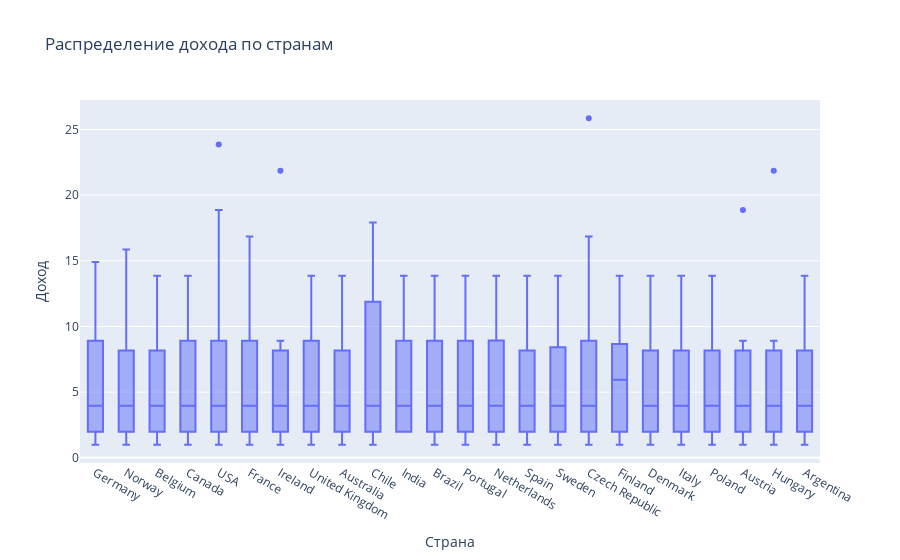

Notebook cell for this chart:
### Markdown cell above
**Задача 3**
На основе данных из таблицы invoice создайте коробчатую диаграмму, показывающую распределение дохода (поле total) в разбивке по странам.

### Code cell
query = """
    select billing_country, total
    from invoice
"""

with set_connection() as conn:
    invoice_df = pd.read_sql(query, conn)

fig = px.box(invoice_df, 
             x='billing_country', 
             y='total', 
             title="Распределение дохода по странам",
             labels={'billing_country': 'Страна', 'total': 'Доход'})

fig.show()

### Figure 1 — Plotly figure (JSON) as saved in the notebook; plotly's stock layout.template omitted (floating-point values rounded to 4 significant figures; data arrays with more than 128 entries replaced by an {"elided": "..."} marker saying what was removed)
{"data": [{"alignmentgroup": "True", "hovertemplate": "Страна=%{x}<br>Доход=%{y}<extra></extra>", "legendgroup": "", "marker": {"color": "#636efa"}, "name": "", "notched": false, "offsetgroup": "", "orientation": "v", "showlegend": false, "type": "box", "x": {"elided": "412 str values"}, "x0": " ", "xaxis": "x", "y": {"elided": "412 float values"}, "y0": " ", "yaxis": "y"}], "layout": {"boxmode": "group", "legend": {"tracegroupgap": 0}, "title": {"text": "Распределение дохода по странам"}, "xaxis": {"anchor": "y", "domain": [0, 1], "title": {"text": "Страна"}}, "yaxis": {"anchor": "x", "domain": [0, 1], "title": {"text": "Доход"}}}}
